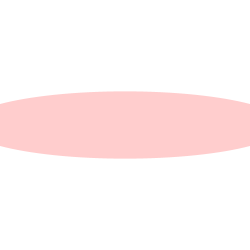
Frame 1 (no input)
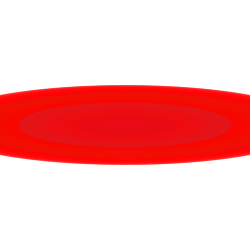
Frame 60 (the mouse pressed at the canvas centre just before this capture)
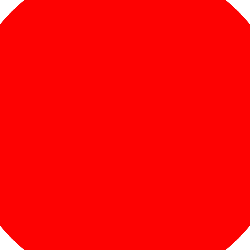
Frame 120 (the mouse held since frame 60 and released just before this capture)

The Processing sketch that drew these frames (run headless with seeded random() and noise(); from frame 60 on, the mouse is pressed at the canvas centre):

// Processing sketch: processing_105430
// ── processing_105430.pde

int counter;

void setup() {  //setup function called initially, only once
  size(250, 250);
  background(255);  //set background white
  colorMode(HSB);   //set colors to Hue, Saturation, Brightness mode
  counter = 0;
}

void draw() {  //draw function loops 
  counter++;
  noStroke();
  fill(random(2355),1300,2535,50);
  
  if(mousePressed == true) { //add some interaction
    ellipse(mouseX, mouseY, 320, 320);
  }
  else {
    ellipse(width/2, height/2, 380*sin(counter), 80*sin(counter));
  }
}
